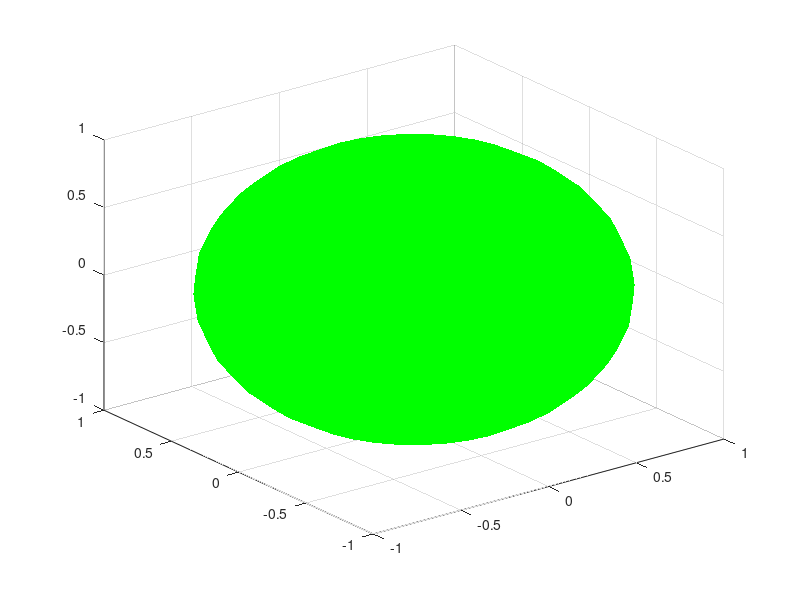

The MATLAB source for this figure:
function varargout = drawSphere(varargin)
%DRAWSPHERE Draw a sphere as a mesh
%
%   drawSphere(SPHERE)
%   Where SPHERE = [XC YC ZC R], draw the sphere centered on the point with
%   coordinates [XC YC ZC] and with radius R, using a quad mesh.
%
%   drawSphere(CENTER, R)
%   Where CENTER = [XC YC ZC], specifies the center and the radius with two
%   arguments.
%
%   drawSphere(XC, YC, ZC, R)
%   Specifiy sphere center and radius as four arguments.
%
%   drawSphere(..., NAME, VALUE);
%   Specifies one or several options using parameter name-value pairs.
%   Available options are usual drawing options, as well as:
%   'nPhi'    the number of arcs used for drawing the meridians
%   'nTheta'  the number of circles used for drawing the parallels
%
%   H = drawSphere(...)
%   Return a handle to the graphical object created by the function.
%
%   [X Y Z] = drawSphere(...)
%   Return the coordinates of the vertices used by the sphere. In this
%   case, the sphere is not drawn.
%
%   Example
%   % Draw four spheres with different centers
%     figure(1); clf; hold on;
%     drawSphere([10 10 30 5]);
%     drawSphere([20 30 10 5]);
%     drawSphere([30 30 30 5]);
%     drawSphere([30 20 10 5]);
%     view([-30 20]); axis equal; l = light;
%
%   % Draw sphere with different settings
%     figure(1); clf;
%     drawSphere([10 20 30 10], 'linestyle', ':', 'facecolor', 'r');
%     axis([0 50 0 50 0 50]); axis equal;
%     l = light;
%
%   % The same, but changes style using graphic handle
%     figure(1); clf;
%     h = drawSphere([10 20 30 10]);
%     set(h, 'linestyle', ':');
%     set(h, 'facecolor', 'r');
%     axis([0 50 0 50 0 50]); axis equal;
%     l = light;
%   
%   % Draw a sphere with high resolution
%     figure(1); clf;
%     h = drawSphere([10 20 30 10], 'nPhi', 360, 'nTheta', 180);
%     l = light; view(3);
%
%
%   See also
%   spheres, circles3d, sphere
%
%   ---------
%   author: David Legland 
%   INRA - TPV URPOI - BIA IMASTE
%   created the 17/02/2005
%

%   HISTORY
%   2006-05-19 use centered sphere with radius 1 when no input specified
%   2007-01-04 typo
%   2010-11-08 code cleanup, add doc


% process input options: when a string is found, assumes this is the
% beginning of options
options = {'FaceColor', 'g', 'linestyle', 'none'};
for i=1:length(varargin)
    if ischar(varargin{i})
        options = [options(1:end) varargin(i:end)];
        varargin = varargin(1:i-1);
        break;
    end
end

% Parse the input (try to extract center coordinates and radius)
if isempty(varargin)
    % no input: assumes unit sphere
    xc = 0;	yc = 0; zc = 0;
    r = 1;
    
elseif length(varargin) == 1
    % one argument: concatenates center and radius
    sphere = varargin{1};
    xc = sphere(:,1);
    yc = sphere(:,2);
    zc = sphere(:,3);
    r  = sphere(:,4);
    
elseif length(varargin) == 2
    % two arguments, corresponding to center and radius
    center = varargin{1};
    xc = center(1);
    yc = center(2);
    zc = center(3);
    r  = varargin{2};
    
elseif length(varargin) == 4
    % four arguments, corresponding to XC, YX, ZC and R
    xc = varargin{1};
    yc = varargin{2};
    zc = varargin{3};
    r  = varargin{4};
else
    error('drawSphere: please specify center and radius');
end

% number of meridians
nPhi    = 32;
ind = strmatch('nphi', lower(options(1:2:end)));
if ~isempty(ind)
    ind = ind(1);
    nPhi = options{2*ind};
    options(2*ind-1:2*ind) = [];
end
    
% number of parallels
nTheta  = 16;
ind = strmatch('ntheta', lower(options(1:2:end)));
if ~isempty(ind)
    ind = ind(1);
    nTheta = options{2*ind};
    options(2*ind-1:2*ind) = [];
end

% compute spherical coordinates
theta   = linspace(0, pi, nTheta+1);
phi     = linspace(0, 2*pi, nPhi+1);

% convert to cartesian coordinates
sintheta = sin(theta);
x = xc + cos(phi')*sintheta*r;
y = yc + sin(phi')*sintheta*r;
z = zc + ones(length(phi),1)*cos(theta)*r;

% Process output
if nargout == 0
    % no output: draw the sphere
    surf(x, y, z, options{:});
    
elseif nargout == 1
    % one output: compute 
    varargout{1} = surf(x, y, z, options{:});
    
elseif nargout == 3
    varargout{1} = x; 
    varargout{2} = y; 
    varargout{3} = z; 
end

